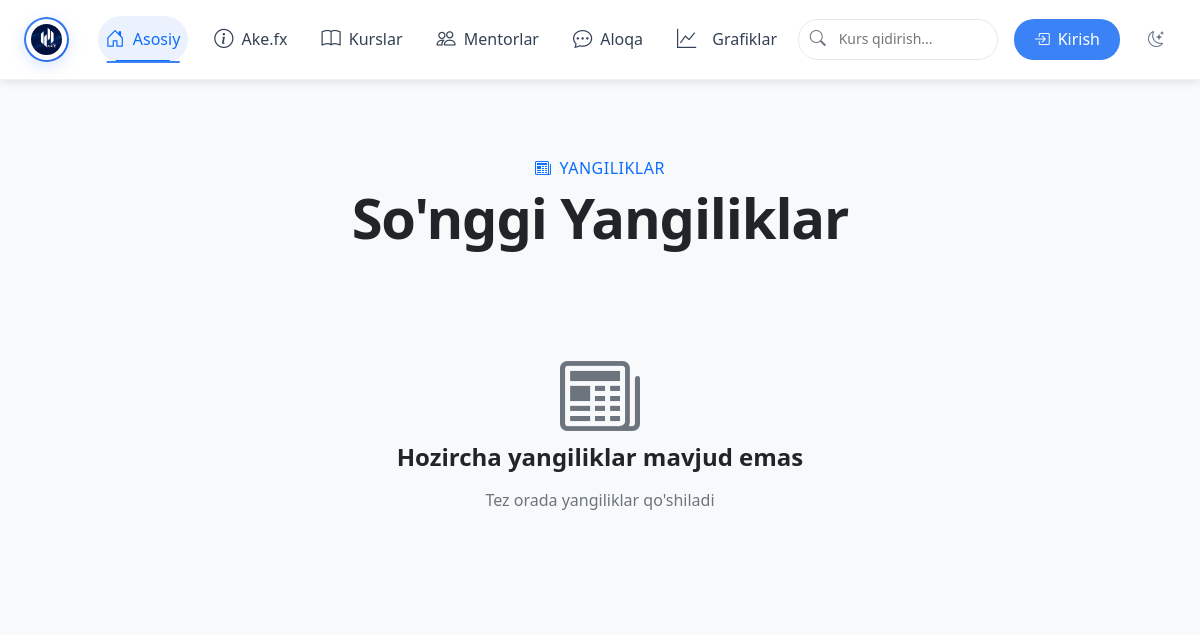
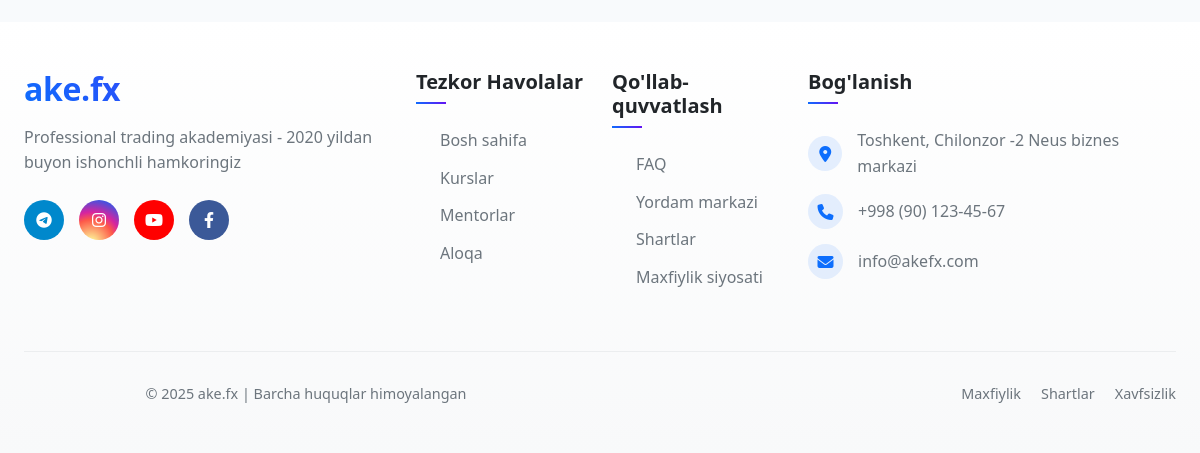
Before: /news/ with the older database file (2 pictures, top to bottom).
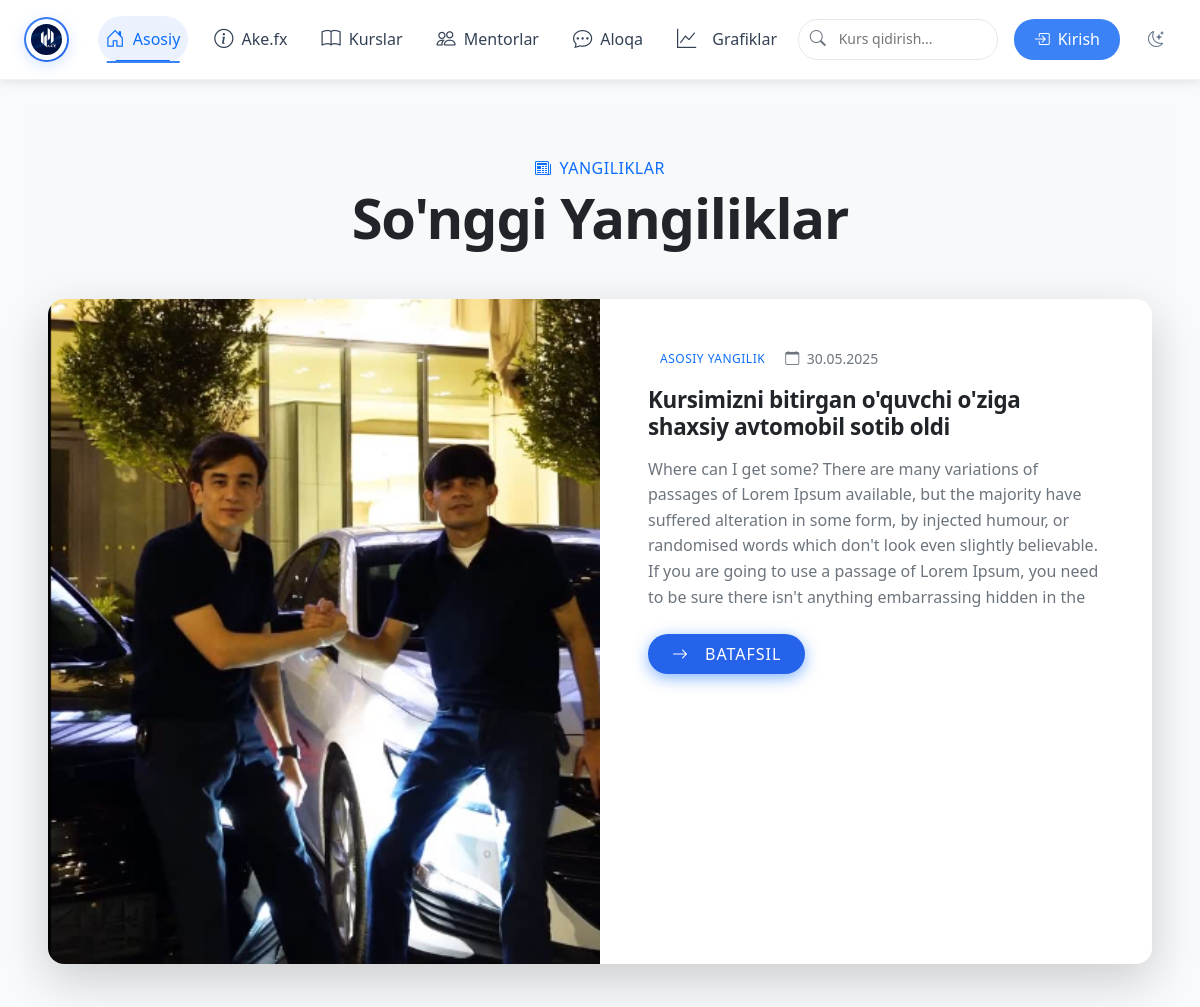
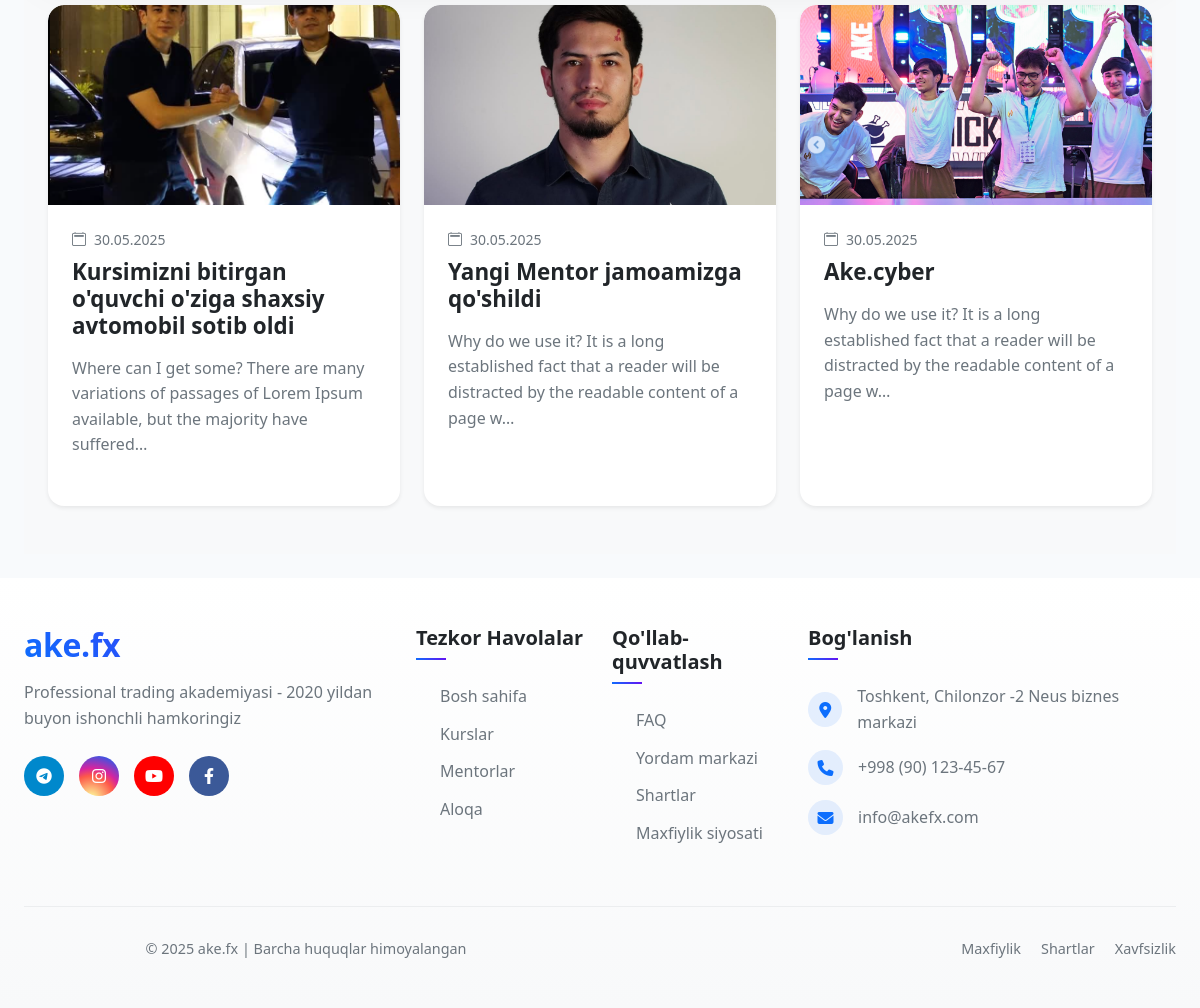
After: the same page with the newer database file (2 pictures, top to bottom).
### main/models.py (models this page shows, shortened)
class News(models.Model):
    title = models.CharField(max_length=200, verbose_name="Yangilik sarlavhasi")
    short_text = models.TextField(verbose_name="Qisqa matn")
    content = models.TextField(verbose_name="To'liq matn")
    image = models.ImageField(upload_to='news/', verbose_name="Rasm")
    created_at = models.DateTimeField(auto_now_add=True)
    class Meta:
        verbose_name = "Yangilik"
        verbose_name_plural = "Yangiliklar"
        ordering = ['-created_at']

### main/views.py (the view)
# urls.py: path('news/', views.news_list, name='news_list'),
def news_list(request):
    news_list = News.objects.order_by('-created_at')
    context = {
        'news_list': news_list,
        'latest_news': news_list.first() if news_list.exists() else None,
    }
    return render(request, 'news/news_list.html', context)

### main/templates/news/news_list.html (shortened to what this page needs)
{% extends 'base.html' %}
{% load static %}
{% block content %}
<section class="news-hero py-5 bg-light">
    <div class="container">
        <div class="text-center mb-5">
            <span class="badge bg-primary-soft text-primary px-3 py-2 rounded-pill fs-6">
                <i class="bi bi-newspaper me-2"></i>Yangiliklar
            </span>
            <h1 class="display-4 fw-bold mb-4">So'nggi Yangiliklar</h1>
        </div>
        {% if latest_news %}
        <div class="featured-news mb-5">
            <div class="card border-0 shadow-lg rounded-4 overflow-hidden hover-lift">
                <div class="row g-0">
                    <div class="col-lg-6">
                        {% if latest_news.image %}
                        <img src="{{ latest_news.image.url }}"
                             class="w-100 h-100 object-fit-cover"
                             alt="{{ latest_news.title }}"
                             style="min-height: 400px;">
                        {% endif %}
                    </div>
                    <div class="col-lg-6">
                        <div class="card-body p-4 p-lg-5">
                            <div class="d-flex align-items-center mb-3">
                                <span class="badge bg-primary-soft text-primary me-2">Asosiy yangilik</span>
                                <span class="text-muted small">
                                    <i class="bi bi-calendar me-1"></i>
                                    {{ latest_news.created_at|date:"d.m.Y" }}
                                </span>
                            </div>
                            <h2 class="card-title fw-bold mb-3">{{ latest_news.title }}</h2>
                            <p class="card-text text-muted mb-4">{{ latest_news.short_text }}</p>
                            <a href="{% url 'news_detail' latest_news.id %}" class="btn btn-primary rounded-pill px-4">
                                <i class="bi bi-arrow-right me-2"></i>Batafsil
                            </a>
                        </div>
                    </div>
                </div>
            </div>
        </div>
        {% endif %}
        <div class="row g-4">
            {% for news in news_list %}
            <div class="col-lg-4 col-md-6">
                <div class="card h-100 border-0 shadow-sm rounded-4 hover-lift">
                    {% if news.image %}
                    <div class="card-img-top position-relative" style="height: 200px;">
                        <img src="{{ news.image.url }}"
                             class="w-100 h-100 object-fit-cover rounded-top-4"
                             alt="{{ news.title }}">
                    </div>
                    {% endif %}
                    <div class="card-body p-4">
                        <div class="d-flex align-items-center text-muted small mb-2">
                            <i class="bi bi-calendar2 me-2"></i>
                            {{ news.created_at|date:"d.m.Y" }}
                        </div>
                        <h5 class="card-title fw-bold mb-3">{{ news.title }}</h5>
                        <p class="card-text text-muted mb-4">{{ news.short_text|truncatechars:120 }}</p>
                    </div>
                </div>
            </div>
            {% empty %}
            <div class="col-12 text-center py-5">
                <i class="bi bi-newspaper display-1 text-muted mb-4"></i>
                <h4>Hozircha yangiliklar mavjud emas</h4>
                <p class="text-muted">Tez orada yangiliklar qo'shiladi</p>
            </div>
            {% endfor %}
        </div>
    </div>
</section>
{% endblock %}

Changed rows visible on the page:
added News: image (picture), created_at "30.05.2025", title "Kursimizni bitirgan o'quvchi o'ziga shaxsiy avtomobil sotib oldi", short_text "Where can I get some? There are many variations of passages of Lorem Ipsum available, but the majority have suffered alteration in some form, by injected humour, or randomised words which don't look even slightly believable. If you are going to use a passage of Lorem Ipsum, you need to be sure there isn't anything embarrassing hidden in the", short_text "Where can I get some? There are many variations of passages of Lorem Ipsum available, but the majority have suffered…"
added News: image (picture), created_at "30.05.2025", title "Yangi Mentor jamoamizga qo'shildi", short_text "Why do we use it? It is a long established fact that a reader will be distracted by the readable content of a page w…"
added News: image (picture), created_at "30.05.2025", title "Ake.cyber", short_text "Why do we use it? It is a long established fact that a reader will be distracted by the readable content of a page w…"
Other visible differences:
text no longer shown: "Hozircha yangiliklar mavjud emas Tez orada yangiliklar qo'shiladi"
text now shown: "ASOSIY YANGILIK BATAFSIL"
